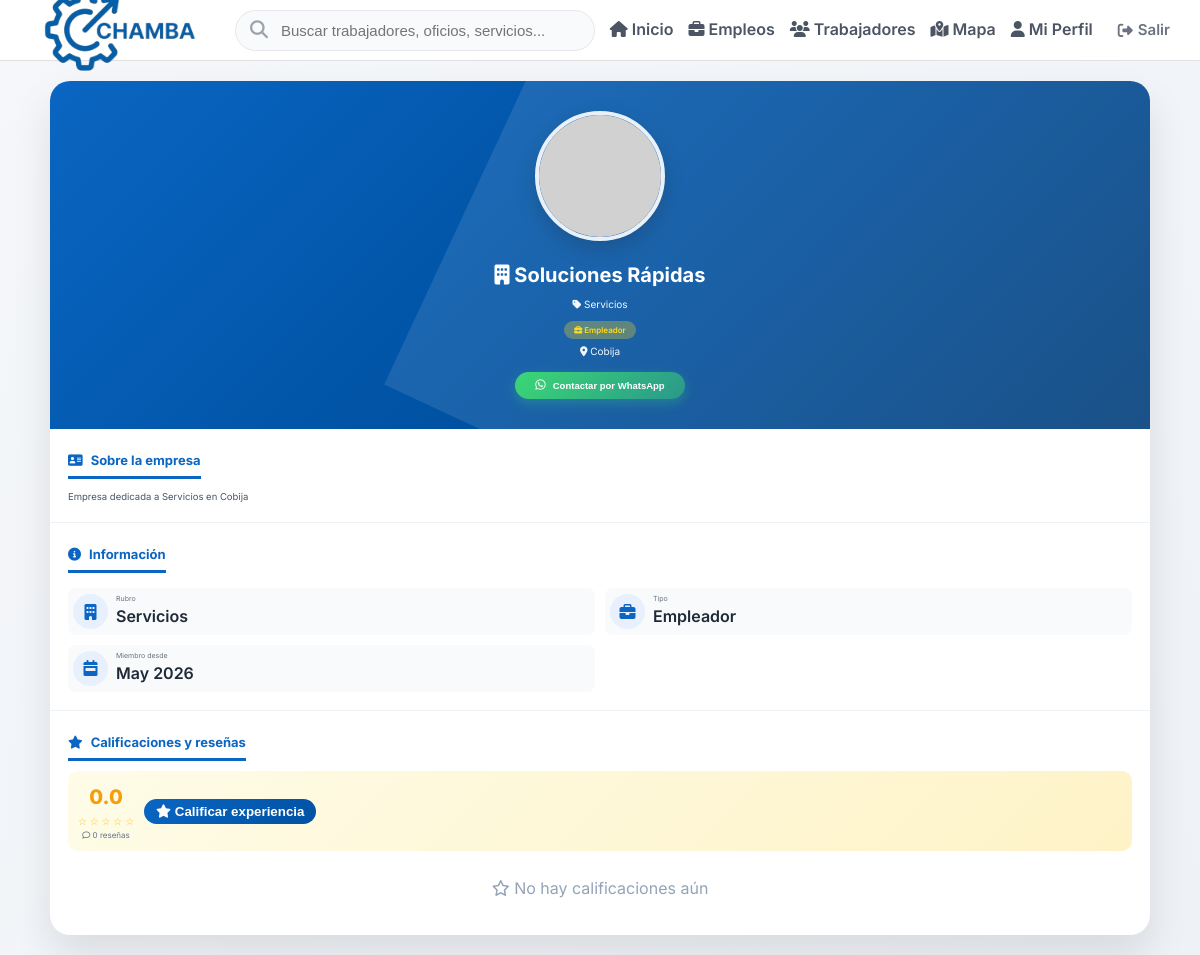
/perfil-trabajador/39/ (signed in), run on the app's committed database.
### oficios/models.py (models this page shows, shortened)
class Perfil(models.Model):
    TIPO_CHOICES = (
        ("trabajador", "Trabajador de Oficio"),
        ("empleador", "Empleador"),
    )
    usuario = models.OneToOneField(
        User, on_delete=models.CASCADE, related_name="perfil"
    )
    tipo = models.CharField(max_length=15, choices=TIPO_CHOICES)
    telefono = models.CharField(max_length=25)
    ubicacion = models.CharField(max_length=150)
    foto_perfil = models.ImageField(upload_to="perfiles/", blank=True, null=True)
    oficios = models.CharField(max_length=200, blank=True, null=True)
    descripcion_personal = models.TextField(blank=True, null=True)
    anios_experiencia = models.PositiveIntegerField(default=0, blank=True, null=True)
    disponible = models.BooleanField(default=True)
    fotos_portafolio = models.TextField(blank=True, null=True)
    contactos_externos = models.JSONField(blank=True, null=True)
    nombre_empresa = models.CharField(max_length=150, blank=True, null=True)
    rubro = models.CharField(max_length=100, blank=True, null=True)
    promedio_calificacion = models.DecimalField(
        max_digits=3, decimal_places=2, default=0.0
    )
    total_calificaciones = models.PositiveIntegerField(default=0)
    fecha_registro = models.DateTimeField(auto_now_add=True)

### oficios/views.py (the view)
@login_required
def perfil_trabajador_publico(request, trabajador_id):
    perfil = get_object_or_404(Perfil, usuario__id=trabajador_id)
    portafolio = []
    servicios = []
    ofertas = []
    if perfil.tipo == "trabajador":
        portafolio = PortafolioFoto.objects.filter(trabajador=perfil.usuario).order_by(
            "orden"
        )
        servicios = Servicio.objects.filter(
            trabajador=perfil.usuario, disponible=True
        ).order_by("-fecha_publicacion")
    else:
        ofertas = Oferta.objects.filter(empleador=perfil.usuario, activa=True).order_by(
            "-fecha_publicacion"
        )
    context = {
        "trabajador": perfil.usuario,
        "perfil": perfil,
        "portafolio_fotos": portafolio,
        "servicios": servicios,
        "ofertas": ofertas,
    }
    return render(request, "perfil_trabajador_publico.html", context)

### oficios/templates/perfil_trabajador_publico.html (shortened to what this page needs)
{% load static %}
<!DOCTYPE html>
<html lang="es">
<head>
    <link rel="stylesheet" href="https://cdnjs.cloudflare.com/ajax/libs/font-awesome/6.5.0/css/all.min.css">
    <link rel="stylesheet" href="{% static 'css/principal.css' %}">
</head>
<body class="chamba-dashboard">
    {% include 'includes/navbar.html' %}
    <div class="perfil-publico">
        <div class="perfil-header">
            <img src="{% if perfil.foto_perfil %}{{ perfil.foto_perfil.url }}{% else %}https://ui-avatars.com/api/?background=0A66C2&color=fff&bold=true&name={% if perfil.tipo == 'trabajador' %}{{ trabajador.username }}{% else %}{{ perfil.nombre_empresa|default:'Empresa' }}{% endif %}{% endif %}" class="perfil-foto">
            {% if perfil.tipo == 'trabajador' %}
                <h1><i class="fa-solid fa-user-check"></i> {{ trabajador.get_full_name|default:trabajador.username }}
                    {% if perfil.disponible %}
                    <span class="disponible-badge"><i class="fas fa-circle"></i> Disponible</span>
                    {% else %}
                    <span class="disponible-badge no-disponible-badge"><i class="fas fa-circle"></i> No disponible</span>
                    {% endif %}
                </h1>
                <p><i class="fa-solid fa-briefcase"></i> {{ perfil.oficios|default:"Trabajador independiente" }}</p>
                <span class="badge-rol badge-trabajador"><i class="fas fa-hard-hat"></i> Trabajador de oficio</span>
            {% else %}
                <h1><i class="fa-solid fa-building"></i> {{ perfil.nombre_empresa|default:"Empresa" }}</h1>
                <p><i class="fa-solid fa-tag"></i> {{ perfil.rubro|default:"Sector empresarial" }}</p>
                <span class="badge-rol badge-empleador"><i class="fas fa-briefcase"></i> Empleador</span>
            {% endif %}
            <p><i class="fa-solid fa-location-dot"></i> {{ perfil.ubicacion|default:"Ubicación no especificada" }}</p>
            <button class="btn-whatsapp" onclick="contactar()">
                 Contactar por WhatsApp
            </button>
        </div>
        <div class="seccion">
            <div class="seccion-titulo">
                <i class="fa-solid fa-address-card"></i>
                {% if perfil.tipo == 'trabajador' %}Sobre mí{% else %}Sobre la empresa{% endif %}
            </div>
            <p style="font-size: 0.95rem; line-height: 1.6; color: #475569;">
                {{ perfil.descripcion_personal|default:"{% if perfil.tipo == 'trabajador' %}Este trabajador aún no ha agregado una descripción personal.{% else %}Esta empresa aún no ha agregado una descripción.{% endif %}" }}
            </p>
        </div>
        <div class="seccion">
            <div class="seccion-titulo">
                <i class="fa-solid fa-info-circle"></i> Información
            </div>
            <div class="info-grid">
                {% if perfil.tipo == 'trabajador' %}
                <div class="info-item">
                    <div class="info-icon"><i class="fas fa-calendar-alt"></i></div>
                    <div class="info-text">
                        <div class="info-label">Años de experiencia</div>
                        <div class="info-value">
                            {% if perfil.anios_experiencia >= 1 %}
                                {{ perfil.anios_experiencia }} {% if perfil.anios_experiencia == 1 %}año{% else %}años{% endif %}
                            {% else %}
                                Sin experiencia registrada
                            {% endif %}
                        </div>
                    </div>
                </div>
                <div class="info-item">
                    <div class="info-icon"><i class="fas fa-tag"></i></div>
                    <div class="info-text">
                        <div class="info-label">Oficio</div>
                        <div class="info-value">{{ perfil.oficios|default:"No especificado" }}</div>
                    </div>
                </div>
                <div class="info-item">
                    <div class="info-icon"><i class="fas fa-clock"></i></div>
                    <div class="info-text">
                        <div class="info-label">Disponibilidad</div>
                        <div class="info-value">{% if perfil.disponible %}✅ Disponible inmediata{% else %}❌ No disponible{% endif %}</div>
                    </div>
                </div>
                <div class="info-item">
                    <div class="info-icon"><i class="fas fa-calendar-week"></i></div>
                    <div class="info-text">
                        <div class="info-label">Miembro desde</div>
                        <div class="info-value">{{ perfil.fecha_registro|date:"M Y" }}</div>
                    </div>
                </div>
                {% else %}
                <div class="info-item">
                    <div class="info-icon"><i class="fas fa-building"></i></div>
                    <div class="info-text">
                        <div class="info-label">Rubro</div>
                        <div class="info-value">{{ perfil.rubro|default:"No especificado" }}</div>
                    </div>
                </div>
                <div class="info-item">
                    <div class="info-icon"><i class="fas fa-briefcase"></i></div>
                    <div class="info-text">
                        <div class="info-label">Tipo</div>
                        <div class="info-value">Empleador</div>
                    </div>
                </div>
                <div class="info-item">
                    <div class="info-icon"><i class="fas fa-calendar-week"></i></div>
                    <div class="info-text">
                        <div class="info-label">Miembro desde</div>
                        <div class="info-value">{{ perfil.fecha_registro|date:"M Y" }}</div>
                    </div>
                </div>
                {% endif %}
            </div>
        </div>
        <div class="seccion">
            <div class="seccion-titulo">
                <i class="fa-solid fa-star"></i> Calificaciones y reseñas
            </div>
            <div class="calificaciones-header">
                <div style="text-align: center;">
                    <div class="promedio-numero">{{ perfil.promedio_calificacion|default:"0"|floatformat:1 }}</div>
                    <div class="promedio-estrellas">
                        {% for i in "12345"|make_list %}
                            {% if forloop.counter <= perfil.promedio_calificacion|default:0|floatformat:0 %}⭐{% else %}☆{% endif %}
                        {% endfor %}
                    </div>
                    <div style="font-size: 0.8rem; color: #64748b;">
                        <i class="fa-regular fa-comment"></i> {{ perfil.total_calificaciones|default:"0" }} reseñas
                    </div>
                </div>
                {% if user != trabajador and user.is_authenticated %}
                <button class="btn-calificar" onclick="abrirModalCalificar()">
                    <i class="fa-solid fa-star"></i> Calificar experiencia
                </button>
                {% endif %}
            </div>
            <div class="calificaciones-lista" id="listaCalificaciones">
            </div>
        </div>
    </div>
</body>
</html>

### static/css/principal.css (style rules this page uses)
:root { --azul: #0A66C2; --azul-dark: #004182; --gris: #75777E; --blanco: #FFFFFF; --negro: #1D1D1D; --gris-bg: #F4F4F4; --borde: #E0E0E0; --amarillo: #FCD34D; --verde: #10B981; --rojo: #EF4444; --sombra: 0 4px 12px rgba(0, 0, 0, 0.06); --sombra-md: 0 8px 24px rgba(0, 0, 0, 0.08); }
* { margin: 0; padding: 0; box-sizing: border-box; }
html { font-size: 62.5%; }
body { font-family: "Inter", -apple-system, BlinkMacSystemFont, sans-serif; font-size: 1.6rem; line-height: 1.6; color: var(--negro-suave); background-color: var(--blanco); background-image: radial-gradient(circle, #d1dae8 1.5px, transparent 1.5px); background-size: 24px 24px; overflow-x: hidden; }

### oficios/templates/perfil_trabajador_publico.html (style rules this page uses)
* { margin: 0; padding: 0; box-sizing: border-box; }
body { font-family: 'Inter', sans-serif; background: linear-gradient(135deg, #f5f7fa 0%, #eef2f7 100%); }
.perfil-publico { max-width: 1100px; margin: 2rem auto; background: white; border-radius: 2rem; overflow: hidden; box-shadow: 0 20px 40px rgba(0, 0, 0, 0.1); animation: slideUp 0.5s ease; }
.perfil-header { background: linear-gradient(135deg, #0A66C2 0%, #0052a3 50%, #003d7a 100%); padding: 3rem 2rem; text-align: center; color: white; position: relative; overflow: hidden; }
.perfil-header::before { content: ''; position: absolute; top: -50%; right: -20%; width: 80%; height: 200%; background: rgba(255, 255, 255, 0.1); transform: rotate(25deg); pointer-events: none; }
.perfil-foto { width: 130px; height: 130px; border-radius: 50%; border: 4px solid rgba(255, 255, 255, 0.9); object-fit: cover; margin-bottom: 1rem; box-shadow: 0 8px 20px rgba(0, 0, 0, 0.2); transition: transform 0.3s ease; }
.perfil-header h1 { font-size: 2rem; font-weight: 700; margin-bottom: 0.5rem; }
.perfil-header p { font-size: 1rem; opacity: 0.95; margin: 0.3rem 0; }
.badge-rol { display: inline-block; padding: 0.3rem 1rem; border-radius: 2rem; font-size: 0.8rem; font-weight: 600; margin-top: 0.5rem; }
.badge-empleador { background: rgba(255, 215, 0, 0.3); color: #FFD700; }
.btn-whatsapp { background: linear-gradient(135deg, #25D366 0%, #128C7E 100%); color: white; border: none; padding: 0.8rem 2rem; border-radius: 3rem; cursor: pointer; display: inline-flex; align-items: center; gap: 0.7rem; font-size: 0.95rem; font-weight: 600; margin-top: 1rem; transition: all 0.3s ease; box-shadow: 0 4px 12px rgba(37, 211, 102, 0.3); }
.seccion { padding: 1.8rem; border-bottom: 1px solid #eef2f7; }
.seccion:last-child { border-bottom: none; }
.seccion-titulo { font-size: 1.3rem; font-weight: 700; color: #0A66C2; margin-bottom: 1rem; display: flex; align-items: center; gap: 0.8rem; border-bottom: 3px solid #0A66C2; padding-bottom: 0.5rem; display: inline-flex; }
.info-grid { display: grid; grid-template-columns: repeat(2, 1fr); gap: 1rem; margin-top: 0.5rem; }
.info-item { display: flex; align-items: center; gap: 0.8rem; padding: 0.5rem; background: #f8fafc; border-radius: 0.8rem; }
.info-icon { width: 35px; height: 35px; background: #E8F0FE; border-radius: 50%; display: flex; align-items: center; justify-content: center; color: #0A66C2; }
.info-text { flex: 1; }
.info-label { font-size: 0.7rem; color: #6B7280; }
.info-value { font-weight: 600; color: #1F2937; }
.calificaciones-header { display: flex; flex-wrap: wrap; align-items: center; gap: 1rem; margin-bottom: 1rem; padding: 1rem; background: linear-gradient(135deg, #fefce8 0%, #fef3c7 100%); border-radius: 1rem; }
.promedio-numero { font-size: 2rem; font-weight: 800; color: #f59e0b; }
.promedio-estrellas { font-size: 1rem; color: #fbbf24; }
.btn-calificar { background: linear-gradient(135deg, #0A66C2 0%, #0052a3 100%); color: white; border: none; padding: 0.5rem 1.2rem; border-radius: 2rem; cursor: pointer; font-weight: 600; transition: all 0.3s ease; }

### data on the page
Perfil: nombre_empresa "Soluciones Rápidas", rubro "Servicios", ubicacion "Cobija", descripcion_personal "Empresa dedicada a Servicios en Cobija", fecha_registro "May 2026", promedio_calificacion "0.0", total_calificaciones "0"
